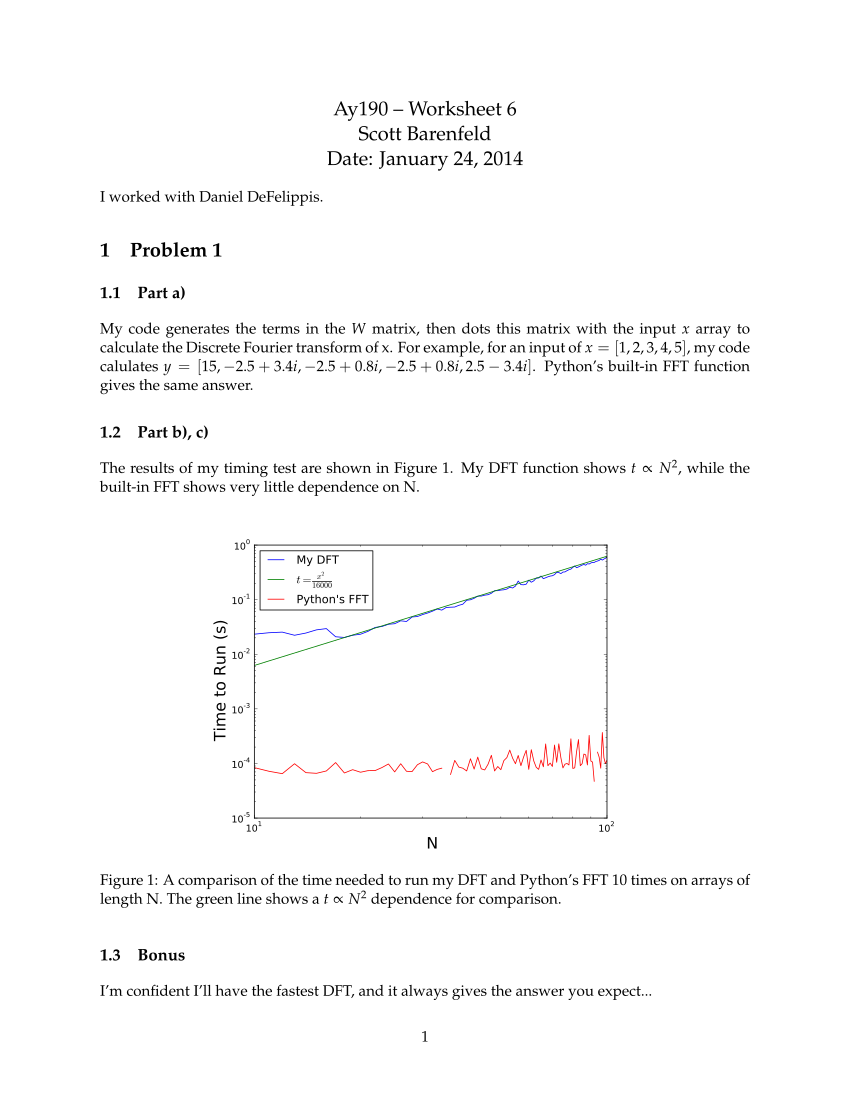

Write the Python code that produced this figure.
import numpy as np
from timeit import timeit
import matplotlib.pyplot as plt

def dft(x,time=False):
	N=len(x)
	W=np.zeros((N,N),dtype=complex)
#Calculate the W matrix
	for k in range(N):
		for j in range(N):
			W[k][j]=np.exp((-2.*np.pi*1J*j*k)/N)
#and dot it with x
	y=np.dot(W,x)
#print out the results, but only if I'm not trying to time the function.
	if time==False:
		print "My DFT function gives:"	
		print y
		y2=np.fft.fft(x)
		print "Python's FFT funciton gives:"
		print y2
		print "The difference is:"
		print y-y2

def time():
	N=np.arange(10,101,1)
	t=np.zeros(len(N))
#Time the speed of my DFT function for N from 10 to 100
	for i in range(len(N)):
		t[i]=timeit("dft(x,True)",number=10,setup="from ws6 import dft; import pylab; x=pylab.randn(%d)" %N[i])
	tfft=np.zeros(len(N))
#and Python's FFT function over the same range of N
	for i in range(len(N)):
		tfft[i]=timeit("fft(x)",number=10,setup="from numpy.fft import fft; import pylab; x=pylab.randn(%d)" %N[i])
	x=np.linspace(10,100,100)
	y=x**2/16000.
#Plot the Results
	plt.clf()
	a,=plt.plot(N,t)
	b,=plt.plot(x,y)
	c,=plt.plot(N,tfft)
	plt.xscale('log')
	plt.yscale('log')
	plt.xlabel('N',fontsize=20)
	plt.ylabel('Time to Run (s)',fontsize=20)
	plt.legend([a,b,c],["My DFT",r"$t=\frac{x^2}{16000}$","Python's FFT"],loc=2)
	plt.savefig('time.pdf')

#So, who's trying for the second fastest DFT?
def fast_dft(x):
	print "The Fourier Transform of x is y."
